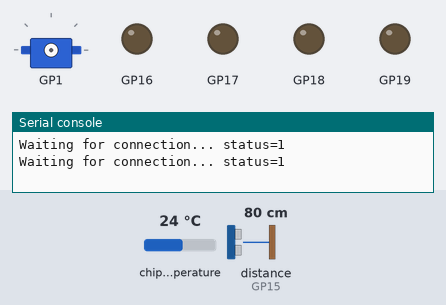
A program run on a simulated Raspberry Pi Pico running MicroPython. On the bench: servo, output pins drawn as LEDs (lit = HIGH), the last lines printed to the serial console. The inputs (shaded band) are chosen by the test bench; at power-on: distance to the obstacle (sensor on GP15) 80 cm, chip temperature 24 °C. The echo pulse lasts 58.3 µs per cm; WiFi joins after 1.5 s; the clock reads 2024-03-15 10:24:30 at power-on unless the program sets it; files the program writes start out absent; values from a settings file that is not in the repository are placeholders; servo angles are drawn from the pulse width (0.5 ms = 0°, 2.5 ms = 180°); pins used as bus, display or sensor lines are not drawn.

Above: at 1.2 s.
1.3 s: distance to the obstacle (sensor on GP15) set to 44 cm
6.0 s: distance to the obstacle (sensor on GP15) set to 35 cm
At 12.4 s:
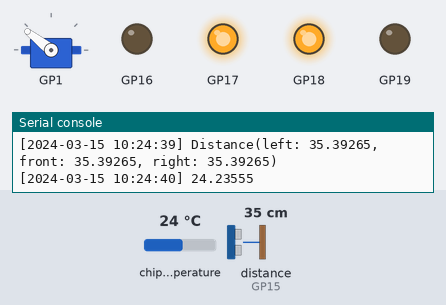
12.6 s: distance to the obstacle (sensor on GP15) set to 60 cm
At 16.5 s:
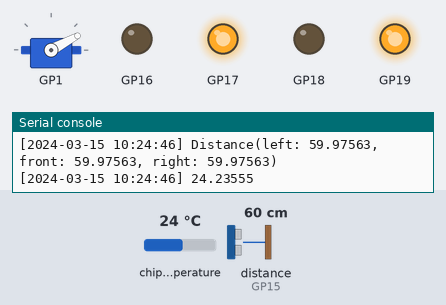
19.8 s: distance to the obstacle (sensor on GP15) set to 2 cm
At 21.8 s:
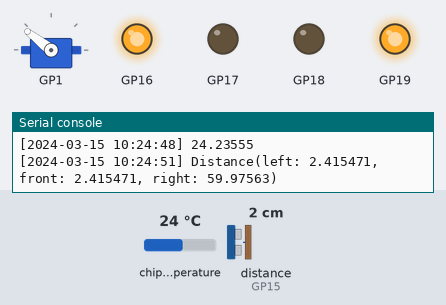
Timing chart, 0 to 26.9 s (numbered marks = the images above; inputs shaded):
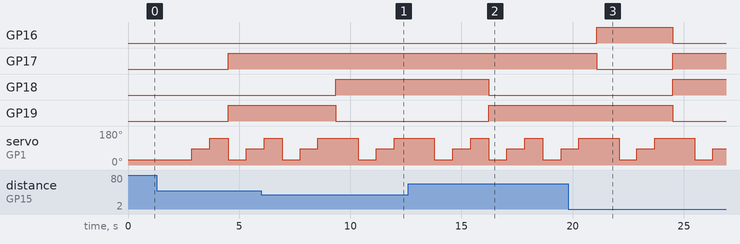

The program:

robot_car.py
```python
import utime

from src import device
from src.errors import UltrasonicSensorTimeoutError, TemperatureExtremeError
from src.dataclasses import Distance
from src.const import ALLOW_TEMPERATURE_MAX
from src.util.judge import is_wifi_usable  # noqa: F401
from src.util.logging import CustomLogging

if is_wifi_usable():
    import uasyncio
    from src.util.wifi import prepare_wifi

    wlan = uasyncio.run(prepare_wifi())

logger = CustomLogging()

temperature_sensor = device.TemperatureSensor(num_in=4)
servo_motor = device.ServoMotor(num_pwm=1)
sensor = device.UltrasonicSensor(num_trigger=14, num_echo=15)
motor_driver = device.MotorDriver(
    num_a_in_1=19,
    num_a_in_2=18,
    num_b_in_1=17,
    num_b_in_2=16
)


def run():
    while True:
        temperature = temperature_sensor.measure()
        logger.write(temperature)
        if temperature > ALLOW_TEMPERATURE_MAX:  # 温度が上がりすぎたら停止
            raise TemperatureExtremeError(
                f"Temperature is too high: {temperature}℃"
            )

        try:
            list_distance = []
            for angle in [-60, 0, 60]:
                servo_motor.set_angle(angle)
                list_distance += [sensor.measure()]
            distance = Distance(
                left=list_distance[2],
                front=list_distance[1],
                right=list_distance[0]
            )
            logger.write(distance)
        except UltrasonicSensorTimeoutError:
            logger.write("UltrasonicSensorTimeoutError")
            motor_driver.stop()
        else:  # 正常に終了した場合
            if distance.front > 40:
                motor_driver.forward()
                continue
            if distance.left < 20 and distance.right < 20:
                motor_driver.backward()
            if distance.left < distance.right:
                motor_driver.right()
            else:  # distance.left >= distance.right
                motor_driver.left()

        utime.sleep(1)


try:
    run()
except Exception as e:
    logger.write(str(e))
    raise e
finally:
    motor_driver.stop()
```

device.py
```python
from machine import I2C, Pin, PWM, ADC
import utime

from src.errors import ConnectionError, UltrasonicSensorTimeoutError
from src.const import (
    SERVO_MOTOR_WAIT_TIME_SEC,
    ULTRASONIC_SENSOR_MEASURE_INTERVAL_SEC,
    I2C_FREQUENCY_HZ,
    PWM_FREQUENCY_HZ,
    ULTRASONIC_SENSOR_MAX_TRY
)


class TemperatureSensor:
    """基板上の温度センサから温度情報を取得するクラス

    References:
        https://github.com/raspberrypi/pico-micropython-examples/blob/35f9a54463fb2f2ca072b10048b200230d7ddfea/adc/temperature.py#L7

    Examples:
        >>> temperature = device.Temperature(num_in=4)
        >>> temperature.measure()
        25.0
    """
    conversion_factor = 3.3 / (65535)

    def __init__(self, num_in: int) -> None:
        self.adc = ADC(num_in)

    def measure(self) -> float:
        """温度を測定する

        Returns:
            float: 温度
        """
        # 整数値から電圧に変換
        reading = self.adc.read_u16() * self.conversion_factor
        # 27℃のときの電圧が0.706V、温度が1℃上がると電圧が0.001721V減少する
        return 27 - (reading - 0.706) / 0.001721


class LED:
    """LED（発光ダイオード）を制御するクラス

    - 基板上のLEDを利用する場合は、num_outに25を指定する

    Examples:
        >>> led = device.LED(num_out=15)
        >>> led.turn_on()
        >>> led.turn_off()

    Hint:
        GPIO15 → 抵抗(220Ω) → LED（長い方） → LED（短い方） → グランドの順に接続
    """
    def __init__(self, num_out: int) -> None:
        self.pin = Pin(num_out, Pin.OUT)

    def turn_on(self) -> None:
        """LEDを点灯する"""
        self.pin.value(1)

    def turn_off(self) -> None:
        """LEDを消灯する"""
        self.pin.value(0)


class Button:
    """ボタンを制御するクラス

    Examples:
        >>> button = device.Button(num_in=16)
        >>> button.is_push()
        True

    Hint:
        3V3(OUT) → ボタン → GPIO16の順に接続
    """
    def __init__(self, num_in: int) -> None:
        self.pin = Pin(num_in, Pin.IN, Pin.PULL_DOWN)

    def is_push(self) -> bool:
        """ボタンが押されているかを返す

        Returns:
            bool: ボタンが押されているか
        """
        return self.pin.value()


class MotionSensor:
    """モーションセンサー(HC-SR501)を制御するクラス

    References:
        https://www.mpja.com/download/31227sc.pdf

    Examples:
        >>> motion_sensor = device.MotionSensor(num_in=17)
        >>> motion_sensor.is_detect()
        True
    """
    def __init__(self, num_in: int) -> None:
        self.pin = Pin(num_in, Pin.IN, Pin.PULL_DOWN)

    def is_detect(self) -> bool:
        """モーションを検知しているかを返す

        Returns:
            bool: モーションを検知しているか
        """
        return self.pin.value()


class AMeDASMeasurement:
    """気圧、温度、湿度を表すクラス"""
    def __init__(self, values: list) -> None:
        temperature, pressure, humidity = values
        self.pressure = float(pressure[:-3])
        self.temperature = float(temperature[:-1])
        self.humidity = float(humidity[:-1])

    def __str__(self):
        return (
            f"{self.pressure:.02f}hPa, {self.temperature:.02f}C, "
            + f"{self.humidity:.02f}%"
        )


class AMeDAS:
    """温湿度・気圧センサ(BME280)で気圧、温度、湿度を測定するクラス

    References:
        https://akizukidenshi.com/download/ds/akizuki/AE-BME280_manu_v1.1.pdf
        http://www.ne.jp/asahi/o-family/extdisk/BME280/BME280_DJP.pdf

    Examples:
        >>> amedas = device.AMeDAS(num_sda=12, num_scl=13)
        >>> amedas.measure()
        1013.25hPa, 25.00C, 50.00%

    Hint:
        | BME280 | Pico     |
        | ------ | -------- |
        | VCC    | 3V3(OUT) |
        | GND    | GND      |
        | SCL    | GP13     |  # 利用できるピンが限られているので注意
        | SDA    | GP12     |
        | CSB    |          |
        | SDO    | GND      |  # I2CかSPIかを決めるピン。GNDでI2C
    """
    def __init__(self, num_sda: int, num_scl: int) -> None:
        import bme280  # need: micropython-bme280

        i2c = I2C(
            id=0, sda=Pin(num_sda), scl=Pin(num_scl), freq=I2C_FREQUENCY_HZ
        )
        if not i2c.scan():
            raise ConnectionError("i2cの接続が正しくありません")
        self.bme = bme280.BME280(i2c=i2c)

    def measure(self) -> AMeDASMeasurement:
        """気圧、温度、湿度を測定する

        Returns:
            AMeDASMeasurement: 気圧、温度、湿度を表すクラス
        """
        return AMeDASMeasurement(self.bme.values)


class Display:
    """LCD(LCD-1602)を制御するクラス

    次のコードを保存しておく
    https://github.com/dhylands/python_lcd/blob/master/lcd/machine_i2c_lcd.py
    https://github.com/dhylands/python_lcd/blob/master/lcd/lcd_api.py

    References:
        http://wiki.sunfounder.cc/index.php?title=LCD1602_Module

    Examples:
        >>> display = device.Display(num_sda=12, num_scl=13)
        >>> display.print("Hello, world!")

    Hint:
        | LCD | Pico |
        | --- | ---- |
        | VCC | Vsys |
        | GND | GND  |
        | SDA | GP12 |
        | SCL | GP13 |
    """

    def __init__(self, num_sda: int, num_scl: int) -> None:
        from machine_i2c_lcd import I2cLcd

        I2C_ADDR = 0x27
        i2c = I2C(
            id=0, sda=Pin(num_sda), scl=Pin(num_scl), freq=I2C_FREQUENCY_HZ
        )
        if not i2c.scan():
            raise ConnectionError("i2cの接続が正しくありません")
        self.lcd = I2cLcd(i2c, I2C_ADDR, num_lines=2, num_columns=16)
        self.clear()

    def print(self, value) -> None:
        """LCDに文字列を表示する

        Args:
            value (str): 表示する文字列
        """
        self.clear()
        self.lcd.putstr(str(value))

    def clear(self) -> None:
        """LCDに表示されている文字列を消去する"""
        self.lcd.clear()


class ServoMotor:
    """サーボモーター（回転を実現するモーター, SG90）を制御するクラス

    References:
        https://akizukidenshi.com/download/ds/towerpro/SG90_a.pdf

    Examples:
        >>> servo_motor = device.ServoMotor(num_pwm=1)
        >>> for ang in [-60, -30, 0, 30, 60]:
        >>>     servo_motor.set_angle(ang)
        >>>     time.sleep(1)

    Hint:
        | SG90    | Pico     |
        | ------- | -------  |
        | VCC(赤) | 3V3(OUT) |
        | GND(茶) | GND      |
        | PWM(黃) | GP1      |
    """
    def __init__(self, num_pwm: int) -> None:
        self.pwm = PWM(Pin(num_pwm))
        self.pwm.freq(PWM_FREQUENCY_HZ)

    def _degree2servo_value(self, degree):
        """角度をサーボモーターの値に変換する

        Args:
            degree (int): 角度(-90~90)
                負の値は右に、正の値は左に回転する

        Returns:
            int: サーボモーターの値
        """
        duty_ms = (degree + 90) / 180 * 1.9 + 0.5
        duty_ratio = duty_ms / (1000 / PWM_FREQUENCY_HZ)
        return int(duty_ratio * 65535)

    def set_angle(self, degree: int) -> None:
        """サーボモーターの角度を設定する

        Args:
            degree (int): 角度(-90~90)
        """
        self.pwm.duty_u16(self._degree2servo_value(degree))
        utime.sleep(SERVO_MOTOR_WAIT_TIME_SEC)  # サーボモーターが回転するのを待つ


class UltrasonicSensor:
    """超音波センサー(HC-SR04)を制御するクラス

    References:
        https://akizukidenshi.com/download/ds/rainbow_e-technology/hc-sr04_v20.pdf

    Examples:
        >>> sensor = device.UltrasonicSensor(num_trigger=14, num_echo=15)
        >>> sensor.measure()
        0.0

    Hint:
        | HC-SR04 | Pico     |
        | ------- | -------  |
        | VCC     | 3V3(OUT) |
        | GND     | GND      |
        | TRIG    | GP14     |
        | ECHO    | GP15     |  # 5Vの信号を受け取るので分圧が必要
        ECHO -> 1kΩ -> 2kΩ -> GND
                    └> GP15
    """
    def __init__(self, num_trigger: int, num_echo: int) -> None:
        self.trigger = Pin(num_trigger, Pin.OUT)
        self.echo = Pin(num_echo, Pin.IN)

    def measure(self) -> float:
        """距離を測定する

        - 3回の測定のうち、中央値を返す

        Returns:
            float: 距離（単位：cm）
        """
        distances = []
        for _ in range(3):
            distances.append(self._measure_once())
            utime.sleep(ULTRASONIC_SENSOR_MEASURE_INTERVAL_SEC)
        distances = sorted(distances)
        return distances[1]

    def _measure_once(self) -> float:
        """一回距離を測定する

        Returns:
            float: 距離（単位：cm）
        """
        self.trigger.low()
        utime.sleep_us(2)
        self.trigger.high()
        utime.sleep(0.00001)
        self.trigger.low()

        for i in range(ULTRASONIC_SENSOR_MAX_TRY):
            if self.echo.value() != 0:
                signaloff = utime.ticks_us()
                break
            utime.sleep_us(1)
        else:  # breakしなかった場合
            raise UltrasonicSensorTimeoutError("センサーの値を読み取れませんでした")
        for i in range(ULTRASONIC_SENSOR_MAX_TRY):
            if self.echo.value() != 1:
                signalon = utime.ticks_us()
                break
            utime.sleep_us(1)
        else:  # breakしなかった場合
            raise UltrasonicSensorTimeoutError("センサーの値を読み取れませんでした")

        timepassed_s = (signalon - signaloff) / 1000 / 1000  # μs -> s
        distance_m = (timepassed_s * 342.62) / 2  # 20℃
        return distance_m * 100  # m -> cm


class IndividualMotorDriver:
    """個別のモーターを制御するクラス"""
    def __init__(self, num_in_1, num_in_2) -> None:
        self.in_1 = Pin(num_in_1, Pin.OUT)
        self.in_2 = Pin(num_in_2, Pin.OUT)

    def forward_rotation(self) -> None:
        """正転"""
        self.in_1.value(1)
        self.in_2.value(0)

    def reverse_rotation(self) -> None:
        """逆転"""
        self.in_1.value(0)
        self.in_2.value(1)

    def brake(self) -> None:
        """ブレーキ"""
        self.in_1.value(1)
        self.in_2.value(1)

    def idle(self) -> None:
        """空転"""
        self.in_1.value(0)
        self.in_2.value(0)


class MotorDriver:
    """モータードライバー(DRV8835)を制御するクラス

    References:
        https://akizukidenshi.com/download/ds/akizuki/AE-DRV8835-S_20210526.pdf

    Examples:
        >>> motor_driver = device.MotorDriver(
        >>>     num_a_in_1=15, num_a_in_2=14, num_b_in_1=13, num_b_in_2=12
        >>> )
        >>> motor_driver.forward()
        >>> motor_driver.right()
        >>> motor_driver.left()
        >>> motor_driver.backward()
        >>> motor_driver.stop()
        >>> motor_driver.release()

    Hint:
        | DRV8835 | Pico       |
        | ------- | ---------- |
        | VM      | 3V3(OUT)   |
        | AOUT1   | motor(左上) |
        | AOUT2   | motor(左下) |
        | BOUT1   | motor(右上) |
        | BOUT2   | motor(右下) |
        | GND     | GND        |
        | VCC     | Vbus       |
        | MODE    | GND        |  # 0でIN/INモード、1でPH/ENモード
        | AIN1    | GP15       |
        | AIN2    | GP14       |
        | BIN1    | GP13       |
        | BIN2    | GP12       |
    """
    def __init__(self, num_a_in_1, num_a_in_2, num_b_in_1, num_b_in_2) -> None:
        self.motor_left = IndividualMotorDriver(num_a_in_1, num_a_in_2)
        self.motor_right = IndividualMotorDriver(num_b_in_1, num_b_in_2)

    def forward(self) -> None:
        """前進"""
        self.motor_left.forward_rotation()
        self.motor_right.forward_rotation()

    def right(self) -> None:
        """右に進む"""
        self.motor_left.forward_rotation()
        self.motor_right.reverse_rotation()

    def left(self) -> None:
        """左に進む"""
        self.motor_left.reverse_rotation()
        self.motor_right.forward_rotation()

    def backward(self) -> None:
        """後進"""
        self.motor_left.reverse_rotation()
        self.motor_right.reverse_rotation()

    def stop(self) -> None:
        """停止"""
        self.motor_left.brake()
        self.motor_right.brake()

    def release(self) -> None:
        """慣性で回転"""
        self.motor_left.idle()
        self.motor_right.idle()
```

errors.py
```python
class ConnectionError(Exception):
    pass


class WifiConnectionTimeoutError(Exception):
    pass


class UltrasonicSensorTimeoutError(Exception):
    pass


class TemperatureExtremeError(Exception):
    pass
```

dataclasses.py
```python
class Distance:
    def __init__(self, left: int, front: int, right: int) -> None:
        self.left = left
        self.front = front
        self.right = right

    def __str__(self) -> str:
        return f"Distance(left: {self.left}, front: {self.front}, right: {self.right})"
```

const.py
```python
ERROR_FILE_PATH = "/log.txt"

I2C_FREQUENCY_HZ = 400000
PWM_FREQUENCY_HZ = 50

SERVO_MOTOR_WAIT_TIME_SEC = 0.5
ULTRASONIC_SENSOR_MEASURE_INTERVAL_SEC = 0.1
ULTRASONIC_SENSOR_MAX_TRY = 1000
ALLOW_TEMPERATURE_MAX = 40
```

judge.py
```python
import sys


def is_wifi_usable() -> bool:
    """wifiが使えるかどうかを判定する

    Returns:
        bool: wifiが使えるかどうか
    """
    try:
        import urequests  # noqa: F401
        return True
        print("use wifi")
    except ImportError:
        return False
        print("not use wifi")


def is_micropython() -> bool:
    """micropythonかどうかを判定する

    Returns:
        bool: micropythonかどうか
    """
    return "MicroPython" in sys.version
```

logging.py
```python
import json

from src.const import ERROR_FILE_PATH
from src.secret import WEB_HOOK_URL
from src.util.judge import is_wifi_usable
from src.util.time import Time, ntp_sync


if is_wifi_usable():
    import urequests


class CustomLogging:
    def __init__(self, console=True, file=True, slack=False):
        self.console = console
        self.file = file
        self.slack = slack

        self._write_file("\n\nnew session\n")
        try:
            ntp_sync()
        except Exception as e:
            self.write(f"ntp sync failed: {e}")

    def _format(self, message):
        return f"[{Time.now()}] {message}"

    def write(self, message):
        message = self._format(message)
        if self.console:
            self._write_console(message)
        if self.file:
            self._write_file(message)

        if self.slack and is_wifi_usable():
            self._write_slack(message)

    def _write_console(self, message):
        print(message)

    def _write_slack(self, message):
        urequests.post(WEB_HOOK_URL, data=json.dumps({
            "text": message
        }))

    def _write_file(self, message):
        with open(ERROR_FILE_PATH, "a", encoding="utf-8") as f:
            f.write(f"{message}\n")
```

wifi.py
```python
import network
import uasyncio
from src.secret import WIFI_SSID, WIFI_PASS
from src.errors import WifiConnectionTimeoutError


async def prepare_wifi():
    """wifiの設定を行うためのモジュール

    Example:
        >>> import urequests
        >>> r = urequests.get('https://umayadia-apisample.azurewebsites.net/api/persons/Shakespeare')
    """
    wlan = network.WLAN(network.STA_IF)
    wlan.active(True)

    wlan.connect(WIFI_SSID, WIFI_PASS)

    for i in range(10):
        status = wlan.status()
        if wlan.status() < 0 or wlan.status() >= network.STAT_GOT_IP:
            break
        print(f'Waiting for connection... status={status}')
        await uasyncio.sleep(1)
    else:  # breakしなかった場合
        raise WifiConnectionTimeoutError('Wifi connection timed out.')

    wlan_status = wlan.status()

    if wlan_status != network.STAT_GOT_IP:
        raise WifiConnectionTimeoutError(
            'Wi-Fi connection failed. status={}'.format(wlan_status))

    print('Wi-fi ready. ifconfig:', wlan.ifconfig())
    return wlan
```

Source omitted: time.py (1736 bytes)

Measured:
- the behaviour switches between 40 and 39 cm on distance to the obstacle (sensor on GP15) (found by bisection; images 0 and 1)
- after the input at 6.0 s, GP18: LOW → HIGH after 3.4 s; GP19: HIGH → LOW after 3.4 s
- after the input at 12.6 s, GP18: HIGH → LOW after 3.6 s; GP19: LOW → HIGH after 3.6 s
- after the input at 19.8 s, GP16: LOW → HIGH after 1.3 s, → LOW 3.4 s later; GP17: HIGH → LOW after 1.3 s, → HIGH 3.4 s later; GP18: LOW → HIGH after 4.7 s; GP19: HIGH → LOW after 4.7 s
- by itself, servo on GP1: repeats every 2.4 s: 85° 0.81 s, 142° 0.82 s, 28° 0.81 s
